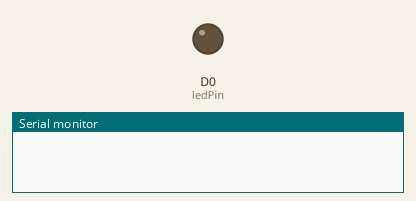
This sketch was run on a simulated ESP8266 (NodeMCU). Parts: output pins drawn as LEDs (lit = HIGH), the last lines printed to the serial monitor. WiFi joins after 1.5 s; servers stay silent unless stated.

Above: at 0.1 s.
At 1.6 s:
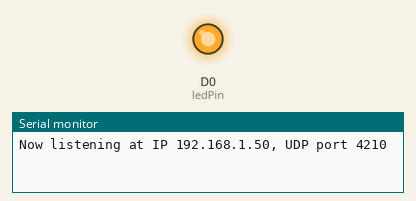
Timing chart, 0 to 3.1 s (numbered marks = the images above):
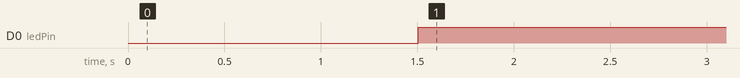

Measured:
- by itself, D0 (ledPin): LOW → HIGH at 1.5 s

The sketch:

udp_sender_listener.ino
```cpp
/*
envoie un paquet UDP toutes les 300ms à REMOTE_IP sur son port REMOTE_PORT

Note: y aussi la fonction d'écoute, commentée dans la boucle ;-)

*/

#include <ESP8266WiFi.h>
#include <WiFiUdp.h>

const char* REMOTE_IP = "192.168.12.1";
const int REMOTE_PORT = 4210;
const char* ssid = "Skandnet";
const char* password = "tarteauxfraises";


WiFiUDP Udp;
unsigned int localUdpPort = 4210;  // local port to listen on
char  replyPacekt[] = "Hi there from esp";
int ledPin = D0;

void setup()
{
  Serial.begin(115200);

  // setup led
  pinMode(ledPin, OUTPUT);
  digitalWrite(ledPin, LOW);

  // connect to wifi
  WiFi.begin(ssid, password);
  while (WiFi.status() != WL_CONNECTED)
    delay(500);

  // start udp
  Udp.begin(localUdpPort);

  // print success
  Serial.printf("Now listening at IP %s, UDP port %d\n", WiFi.localIP().toString().c_str(), localUdpPort);
}


void loop()
{

    // send back a reply, to the IP address and port we got the packet from
    Udp.beginPacket(REMOTE_IP, REMOTE_PORT);
    Udp.write(replyPacekt);
    Udp.endPacket();


  /*
  // receive incoming UDP packets
  int packetSize = Udp.parsePacket();
  if (packetSize)
  {
    char incomingPacket[255];
    Serial.printf("Received %d bytes from %s, port %d\n", packetSize, Udp.remoteIP().toString().c_str(), Udp.remotePort());
    int len = Udp.read(incomingPacket, 255);
    if (len > 0)
    {
      incomingPacket[len] = 0;
    }
    Serial.printf("UDP packet contents: %s\n", incomingPacket);
  }
  */


  if (WiFi.status() != WL_CONNECTED)
    digitalWrite(ledPin, LOW);
   else
    digitalWrite(ledPin, HIGH);

    delay(300);

}
```
